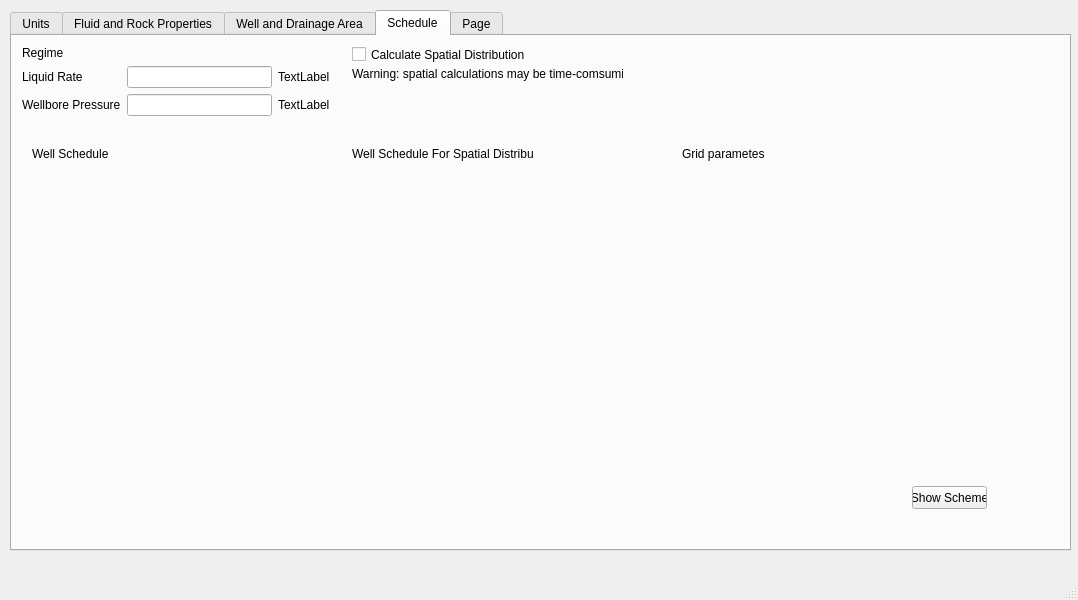
<?xml version="1.0" encoding="UTF-8"?>
<ui version="4.0">
 <class>MainWindow</class>
 <widget class="QMainWindow" name="MainWindow">
  <property name="geometry">
   <rect>
    <x>0</x>
    <y>0</y>
    <width>1078</width>
    <height>600</height>
   </rect>
  </property>
  <property name="windowTitle">
   <string>MainWindow</string>
  </property>
  <widget class="QWidget" name="centralwidget">
   <widget class="QTabWidget" name="tabWidget">
    <property name="geometry">
     <rect>
      <x>10</x>
      <y>10</y>
      <width>1061</width>
      <height>541</height>
     </rect>
    </property>
    <property name="currentIndex">
     <number>3</number>
    </property>
    <widget class="QWidget" name="tabUnits">
     <attribute name="title">
      <string>Units</string>
     </attribute>
     <widget class="QWidget" name="gridLayoutWidget">
      <property name="geometry">
       <rect>
        <x>10</x>
        <y>20</y>
        <width>141</width>
        <height>481</height>
       </rect>
      </property>
      <layout class="QGridLayout" name="gridLayoutUnits"/>
     </widget>
    </widget>
    <widget class="QWidget" name="tabFluidRock">
     <attribute name="title">
      <string>Fluid and Rock Properties</string>
     </attribute>
     <widget class="QWidget" name="gridLayoutWidget_2">
      <property name="geometry">
       <rect>
        <x>10</x>
        <y>20</y>
        <width>241</width>
        <height>197</height>
       </rect>
      </property>
      <layout class="QGridLayout" name="gridLayoutPayParams">
       <item row="3" column="1">
        <widget class="QLineEdit" name="lineEditMu"/>
       </item>
       <item row="5" column="0">
        <widget class="QLabel" name="FVFLabel">
         <property name="text">
          <string>Volume Factor</string>
         </property>
        </widget>
       </item>
       <item row="0" column="1">
        <widget class="QLineEdit" name="lineEditK"/>
       </item>
       <item row="2" column="1">
        <widget class="QLineEdit" name="lineEditFi"/>
       </item>
       <item row="2" column="0">
        <widget class="QLabel" name="PorosityLabel">
         <property name="text">
          <string>Porosity</string>
         </property>
        </widget>
       </item>
       <item row="6" column="0">
        <widget class="QLabel" name="PinitLabel">
         <property name="text">
          <string>Initial Formation Pressure</string>
         </property>
        </widget>
       </item>
       <item row="5" column="1">
        <widget class="QLineEdit" name="lineEditBoil"/>
       </item>
       <item row="1" column="0">
        <widget class="QLabel" name="PayZoneLabel">
         <property name="text">
          <string>Pay zone</string>
         </property>
        </widget>
       </item>
       <item row="0" column="0">
        <widget class="QLabel" name="PermLabel">
         <property name="text">
          <string>Permeability</string>
         </property>
        </widget>
       </item>
       <item row="1" column="1">
        <widget class="QLineEdit" name="lineEditH"/>
       </item>
       <item row="4" column="0">
        <widget class="QLabel" name="ComprLabel">
         <property name="text">
          <string>Total Compressibility</string>
         </property>
        </widget>
       </item>
       <item row="4" column="1">
        <widget class="QLineEdit" name="lineEditCt"/>
       </item>
       <item row="3" column="0">
        <widget class="QLabel" name="ViscLabel">
         <property name="text">
          <string>Viscosity</string>
         </property>
        </widget>
       </item>
       <item row="6" column="1">
        <widget class="QLineEdit" name="lineEditPi"/>
       </item>
       <item row="0" column="2">
        <widget class="QLabel" name="labelPermUnits">
         <property name="text">
          <string>TextLabel</string>
         </property>
        </widget>
       </item>
       <item row="1" column="2">
        <widget class="QLabel" name="labelPayZoneUnits">
         <property name="text">
          <string>TextLabel</string>
         </property>
        </widget>
       </item>
       <item row="2" column="2">
        <widget class="QLabel" name="labelPoroUnits">
         <property name="text">
          <string>TextLabel</string>
         </property>
        </widget>
       </item>
       <item row="3" column="2">
        <widget class="QLabel" name="labelViscUnits">
         <property name="text">
          <string>TextLabel</string>
         </property>
        </widget>
       </item>
       <item row="4" column="2">
        <widget class="QLabel" name="labelCtUnits">
         <property name="text">
          <string>TextLabel</string>
         </property>
        </widget>
       </item>
       <item row="5" column="2">
        <widget class="QLabel" name="labelFVFUnits">
         <property name="text">
          <string>TextLabel</string>
         </property>
        </widget>
       </item>
       <item row="6" column="2">
        <widget class="QLabel" name="labelPinitUnits">
         <property name="text">
          <string>TextLabel</string>
         </property>
        </widget>
       </item>
      </layout>
     </widget>
    </widget>
    <widget class="QWidget" name="tabWellDrainage">
     <attribute name="title">
      <string>Well and Drainage Area</string>
     </attribute>
     <widget class="QWidget" name="gridLayoutWidget_3">
      <property name="geometry">
       <rect>
        <x>10</x>
        <y>10</y>
        <width>313</width>
        <height>161</height>
       </rect>
      </property>
      <layout class="QGridLayout" name="gridLayoutWellProps">
       <item row="1" column="0">
        <widget class="QLabel" name="labelFracXf">
         <property name="enabled">
          <bool>true</bool>
         </property>
         <property name="text">
          <string>Fracture half-length</string>
         </property>
        </widget>
       </item>
       <item row="1" column="1">
        <widget class="QLineEdit" name="lineEditFracXf"/>
       </item>
       <item row="1" column="2">
        <widget class="QLabel" name="labelFracXfUnits">
         <property name="text">
          <string>TextLabel</string>
         </property>
        </widget>
       </item>
       <item row="4" column="1">
        <widget class="QLineEdit" name="lineEditNumOfFractures"/>
       </item>
       <item row="7" column="1">
        <spacer name="verticalSpacer">
         <property name="orientation">
          <enum>Qt::Vertical</enum>
         </property>
        </spacer>
       </item>
       <item row="2" column="2">
        <widget class="QLabel" name="labelFracFcdUnits">
         <property name="text">
          <string>dimentionless</string>
         </property>
        </widget>
       </item>
       <item row="0" column="0">
        <widget class="QLabel" name="labelWellType">
         <property name="text">
          <string>Well type</string>
         </property>
        </widget>
       </item>
       <item row="2" column="0">
        <widget class="QLabel" name="labelFracCond">
         <property name="text">
          <string>Fracture conductivity</string>
         </property>
        </widget>
       </item>
       <item row="2" column="1">
        <widget class="QLineEdit" name="lineEditFracFcd"/>
       </item>
       <item row="4" column="0">
        <widget class="QLabel" name="labelNumOfFractures">
         <property name="text">
          <string>Number of fractures</string>
         </property>
        </widget>
       </item>
       <item row="6" column="2">
        <widget class="QLabel" name="labelWellRadiusUnits">
         <property name="text">
          <string>TextLabel</string>
         </property>
        </widget>
       </item>
       <item row="6" column="0">
        <widget class="QLabel" name="labelWellRadius">
         <property name="text">
          <string>Well radius</string>
         </property>
        </widget>
       </item>
       <item row="6" column="1">
        <widget class="QLineEdit" name="lineEditWellRadius"/>
       </item>
       <item row="4" column="2">
        <widget class="QLabel" name="labelNumOfFracturesUnits">
         <property name="text">
          <string>units</string>
         </property>
        </widget>
       </item>
       <item row="3" column="0">
        <widget class="QLabel" name="labelHorizontalWellLength">
         <property name="text">
          <string>Horizontal well length</string>
         </property>
        </widget>
       </item>
       <item row="3" column="1">
        <widget class="QLineEdit" name="lineEditHorizontalWellLength"/>
       </item>
       <item row="3" column="2">
        <widget class="QLabel" name="labelHorizontalWellLengthUnits">
         <property name="text">
          <string>TextLabel</string>
         </property>
        </widget>
       </item>
      </layout>
     </widget>
     <widget class="QWidget" name="gridLayoutWidget_4">
      <property name="geometry">
       <rect>
        <x>10</x>
        <y>210</y>
        <width>311</width>
        <height>210</height>
       </rect>
      </property>
      <layout class="QGridLayout" name="gridLayoutDarinageProps">
       <item row="1" column="0">
        <widget class="QLabel" name="labelXe">
         <property name="text">
          <string>Xe</string>
         </property>
        </widget>
       </item>
       <item row="6" column="0">
        <widget class="QLabel" name="labelRe">
         <property name="text">
          <string>Re</string>
         </property>
        </widget>
       </item>
       <item row="4" column="1">
        <widget class="QLineEdit" name="lineEditYw"/>
       </item>
       <item row="1" column="1">
        <widget class="QLineEdit" name="lineEditXe"/>
       </item>
       <item row="2" column="2">
        <widget class="QLabel" name="labelYeUnits">
         <property name="text">
          <string>TextLabel</string>
         </property>
        </widget>
       </item>
       <item row="4" column="2">
        <widget class="QLabel" name="labelYwUnits">
         <property name="text">
          <string>TextLabel</string>
         </property>
        </widget>
       </item>
       <item row="3" column="0">
        <widget class="QLabel" name="labelXw">
         <property name="text">
          <string>Xw</string>
         </property>
        </widget>
       </item>
       <item row="0" column="0">
        <widget class="QLabel" name="labelAreaShape">
         <property name="text">
          <string>Area Shape</string>
         </property>
        </widget>
       </item>
       <item row="8" column="1">
        <spacer name="verticalSpacer_2">
         <property name="orientation">
          <enum>Qt::Vertical</enum>
         </property>
         <property name="sizeHint" stdset="0">
          <size>
           <width>20</width>
           <height>40</height>
          </size>
         </property>
        </spacer>
       </item>
       <item row="5" column="0">
        <widget class="QLabel" name="labelZw">
         <property name="text">
          <string>Zw</string>
         </property>
        </widget>
       </item>
       <item row="2" column="1">
        <widget class="QLineEdit" name="lineEditYe"/>
       </item>
       <item row="2" column="0">
        <widget class="QLabel" name="labelYe">
         <property name="text">
          <string>Ye</string>
         </property>
        </widget>
       </item>
       <item row="5" column="2">
        <widget class="QLabel" name="labelZwUnits">
         <property name="text">
          <string>TextLabel</string>
         </property>
        </widget>
       </item>
       <item row="6" column="1">
        <widget class="QLineEdit" name="lineEditRe"/>
       </item>
       <item row="1" column="2">
        <widget class="QLabel" name="labelXeUnits">
         <property name="text">
          <string>TextLabel</string>
         </property>
        </widget>
       </item>
       <item row="3" column="2">
        <widget class="QLabel" name="labelXwUnits">
         <property name="text">
          <string>TextLabel</string>
         </property>
        </widget>
       </item>
       <item row="4" column="0">
        <widget class="QLabel" name="labelYw">
         <property name="text">
          <string>Yw</string>
         </property>
        </widget>
       </item>
       <item row="5" column="1">
        <widget class="QLineEdit" name="lineEditZw"/>
       </item>
       <item row="3" column="1">
        <widget class="QLineEdit" name="lineEditXw"/>
       </item>
       <item row="6" column="2">
        <widget class="QLabel" name="labelReUnits">
         <property name="text">
          <string>TextLabel</string>
         </property>
        </widget>
       </item>
       <item row="7" column="0">
        <widget class="QLabel" name="labelBoundary">
         <property name="text">
          <string>Boundary</string>
         </property>
        </widget>
       </item>
      </layout>
     </widget>
     <widget class="Line" name="line">
      <property name="geometry">
       <rect>
        <x>10</x>
        <y>180</y>
        <width>1041</width>
        <height>16</height>
       </rect>
      </property>
      <property name="orientation">
       <enum>Qt::Horizontal</enum>
      </property>
     </widget>
     <widget class="QLabel" name="label">
      <property name="geometry">
       <rect>
        <x>10</x>
        <y>190</y>
        <width>141</width>
        <height>16</height>
       </rect>
      </property>
      <property name="text">
       <string>Darainage area properties</string>
      </property>
     </widget>
     <widget class="QLabel" name="labelWellScheme">
      <property name="geometry">
       <rect>
        <x>390</x>
        <y>210</y>
        <width>541</width>
        <height>281</height>
       </rect>
      </property>
      <property name="text">
       <string/>
      </property>
     </widget>
    </widget>
    <widget class="QWidget" name="tabSchedule">
     <attribute name="title">
      <string>Schedule</string>
     </attribute>
     <widget class="QWidget" name="gridLayoutWidget_5">
      <property name="geometry">
       <rect>
        <x>10</x>
        <y>10</y>
        <width>308</width>
        <height>80</height>
       </rect>
      </property>
      <layout class="QGridLayout" name="gridLayoutCalcMode">
       <item row="2" column="0">
        <widget class="QLabel" name="labelWellborePressure">
         <property name="text">
          <string>Wellbore Pressure</string>
         </property>
        </widget>
       </item>
       <item row="2" column="1">
        <widget class="QLineEdit" name="lineEditWellborePressure"/>
       </item>
       <item row="1" column="2">
        <widget class="QLabel" name="labelLiquidRateUnits">
         <property name="text">
          <string>TextLabel</string>
         </property>
        </widget>
       </item>
       <item row="1" column="1">
        <widget class="QLineEdit" name="lineEditLiquidRate"/>
       </item>
       <item row="2" column="2">
        <widget class="QLabel" name="labelWellborePressureUnits">
         <property name="text">
          <string>TextLabel</string>
         </property>
        </widget>
       </item>
       <item row="1" column="0">
        <widget class="QLabel" name="labelLiquidRate">
         <property name="text">
          <string>Liquid Rate</string>
         </property>
        </widget>
       </item>
       <item row="3" column="1">
        <spacer name="verticalSpacer_3">
         <property name="orientation">
          <enum>Qt::Vertical</enum>
         </property>
         <property name="sizeHint" stdset="0">
          <size>
           <width>20</width>
           <height>40</height>
          </size>
         </property>
        </spacer>
       </item>
       <item row="0" column="0">
        <widget class="QLabel" name="labelRegime">
         <property name="text">
          <string>Regime</string>
         </property>
        </widget>
       </item>
      </layout>
     </widget>
     <widget class="QLabel" name="lableWellSchedule">
      <property name="geometry">
       <rect>
        <x>20</x>
        <y>110</y>
        <width>101</width>
        <height>16</height>
       </rect>
      </property>
      <property name="text">
       <string>Well Schedule</string>
      </property>
     </widget>
     <widget class="QCheckBox" name="checCalcSpat">
      <property name="geometry">
       <rect>
        <x>340</x>
        <y>10</y>
        <width>181</width>
        <height>17</height>
       </rect>
      </property>
      <property name="text">
       <string>Calculate Spatial Distribution</string>
      </property>
     </widget>
     <widget class="QLabel" name="labelSpatSchedule">
      <property name="geometry">
       <rect>
        <x>340</x>
        <y>110</y>
        <width>181</width>
        <height>16</height>
       </rect>
      </property>
      <property name="text">
       <string>Well Schedule For Spatial Distribution</string>
      </property>
     </widget>
     <widget class="QLabel" name="labelWarningSpat">
      <property name="geometry">
       <rect>
        <x>340</x>
        <y>30</y>
        <width>271</width>
        <height>16</height>
       </rect>
      </property>
      <property name="text">
       <string>Warning: spatial calculations may be time-comsuming!</string>
      </property>
     </widget>
     <widget class="QLabel" name="labelGridParams">
      <property name="geometry">
       <rect>
        <x>670</x>
        <y>110</y>
        <width>121</width>
        <height>16</height>
       </rect>
      </property>
      <property name="text">
       <string>Grid parametes</string>
      </property>
     </widget>
     <widget class="QPushButton" name="pushShowScheme">
      <property name="geometry">
       <rect>
        <x>900</x>
        <y>450</y>
        <width>75</width>
        <height>23</height>
       </rect>
      </property>
      <property name="text">
       <string>Show Scheme</string>
      </property>
     </widget>
     <widget class="QWidget" name="verticalLayoutWidget_2">
      <property name="geometry">
       <rect>
        <x>20</x>
        <y>130</y>
        <width>291</width>
        <height>351</height>
       </rect>
      </property>
      <layout class="QVBoxLayout" name="PQSchedLayout"/>
     </widget>
     <widget class="QWidget" name="verticalLayoutWidget_3">
      <property name="geometry">
       <rect>
        <x>340</x>
        <y>130</y>
        <width>291</width>
        <height>351</height>
       </rect>
      </property>
      <layout class="QVBoxLayout" name="GridSchedLayout"/>
     </widget>
     <widget class="QWidget" name="verticalLayoutWidget_4">
      <property name="geometry">
       <rect>
        <x>670</x>
        <y>130</y>
        <width>211</width>
        <height>331</height>
       </rect>
      </property>
      <layout class="QVBoxLayout" name="gridLayout"/>
     </widget>
    </widget>
    <widget class="QWidget" name="tab">
     <attribute name="title">
      <string>Page</string>
     </attribute>
     <widget class="QWidget" name="verticalLayoutWidget">
      <property name="geometry">
       <rect>
        <x>40</x>
        <y>40</y>
        <width>341</width>
        <height>161</height>
       </rect>
      </property>
      <layout class="QVBoxLayout" name="testLayout"/>
     </widget>
    </widget>
   </widget>
  </widget>
  <widget class="QMenuBar" name="menubar">
   <property name="geometry">
    <rect>
     <x>0</x>
     <y>0</y>
     <width>1078</width>
     <height>21</height>
    </rect>
   </property>
  </widget>
  <widget class="QStatusBar" name="statusbar"/>
 </widget>
 <resources/>
 <connections/>
</ui>
